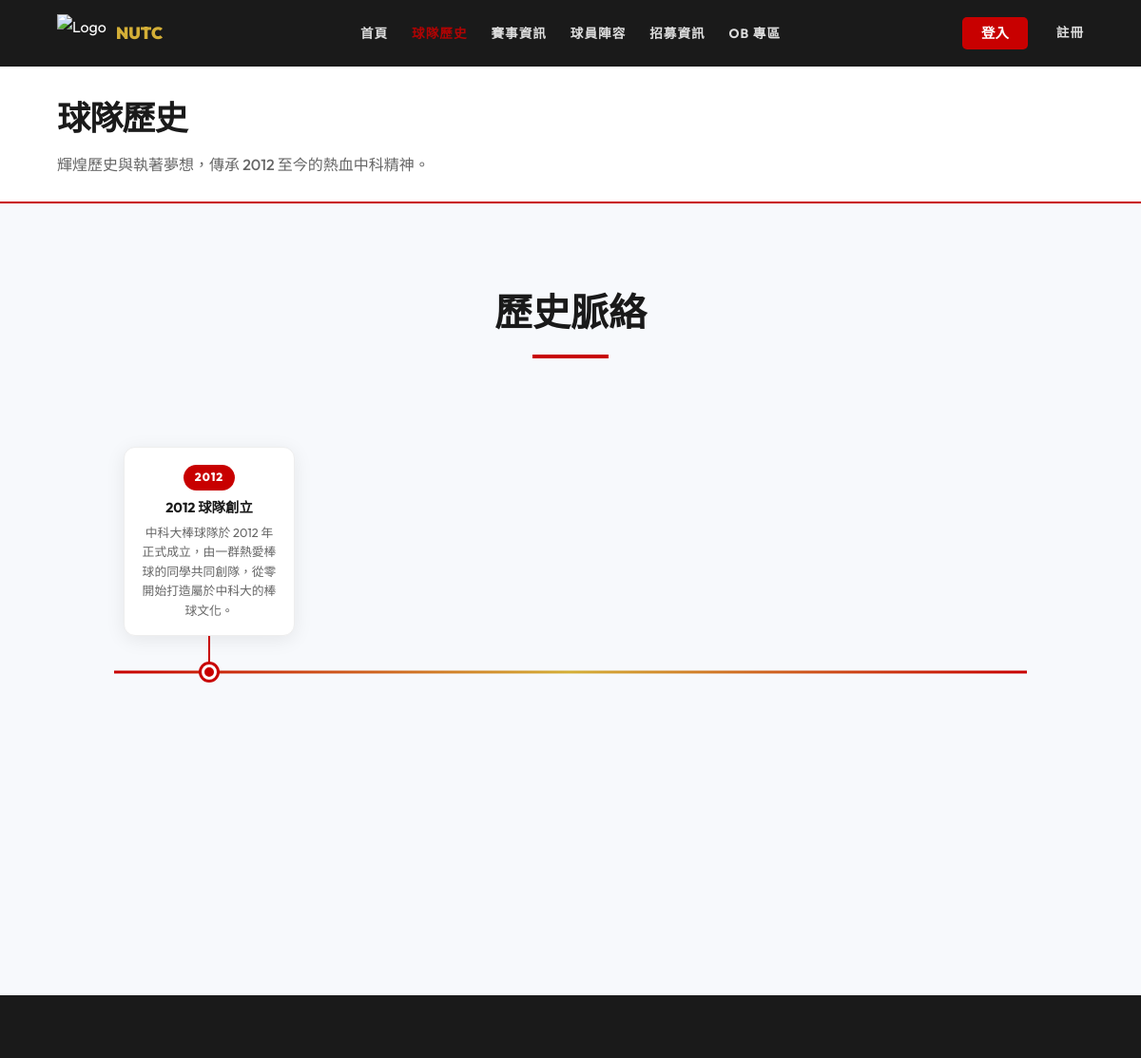
The page /about.php (upper part) on the database as committed earlier.
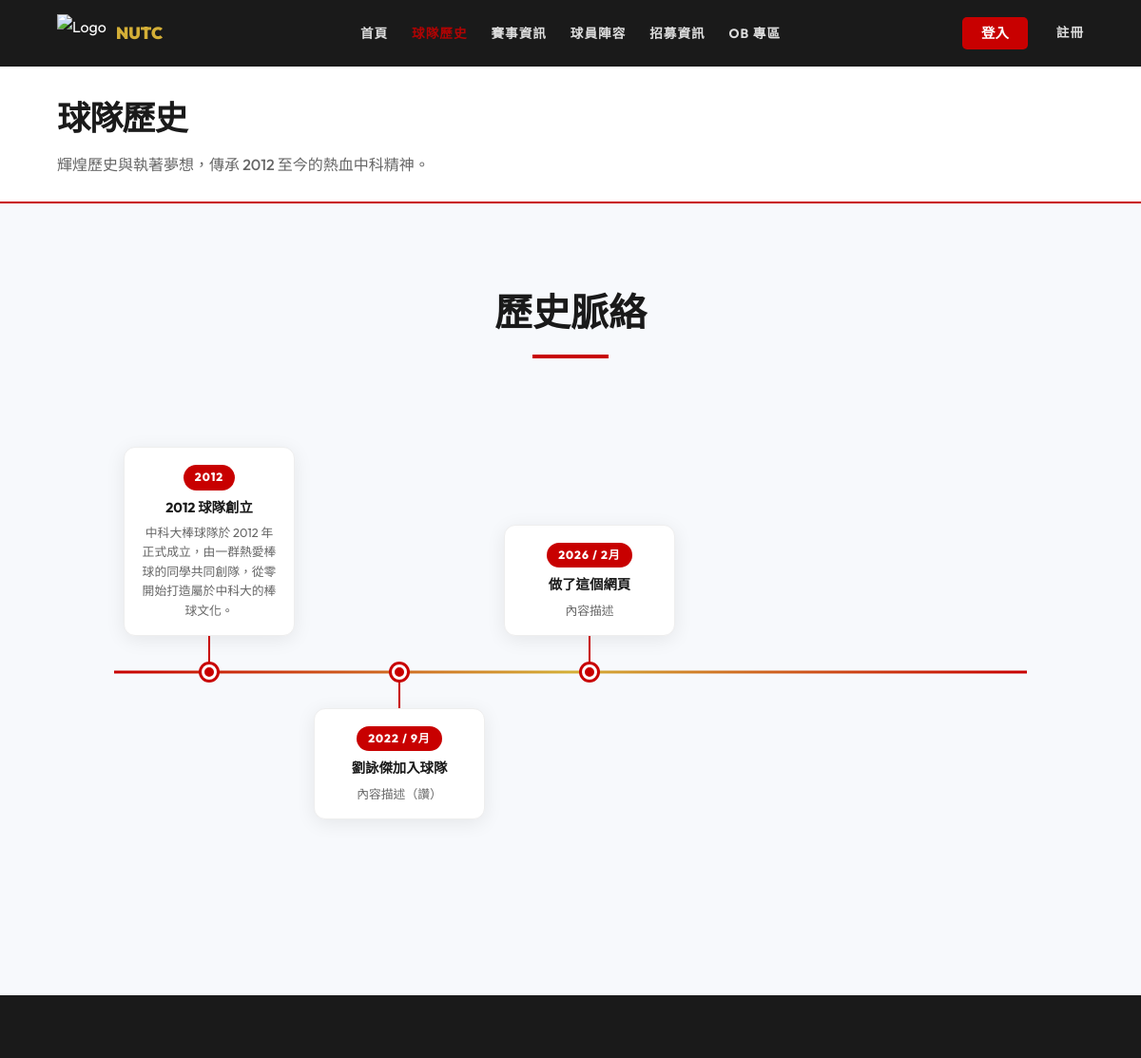
The same page on the database as committed later.
### tables this page shows
CREATE TABLE `teamhistory` (
  `History_Id` int(11) NOT NULL COMMENT '紀錄識別碼',
  `Team_Id` int(11) NOT NULL COMMENT '關聯 Team.team_Id',
  `title` varchar(100) NOT NULL COMMENT '標題',
  `content` text DEFAULT NULL COMMENT '詳細簡介內容',
  `start_year` int(11) DEFAULT NULL COMMENT '起始年份',
  `month` int(2) DEFAULT NULL
);

### includes/Database.php (called while the page is built, shortened)
<?php
class Database {
    private $pdo;
    public function __construct() {
        $host = 'localhost';
        $db   = 'baseball_web';
        $user = 'root';
        $pass = '';
        $charset = 'utf8mb4';
        $dsn = "mysql:host=$host;port=3306;dbname=$db;charset=$charset";
        $options = [
            PDO::ATTR_ERRMODE            => PDO::ERRMODE_EXCEPTION,
            PDO::ATTR_DEFAULT_FETCH_MODE => PDO::FETCH_ASSOC,
            PDO::ATTR_EMULATE_PREPARES   => false,
        ];
        try {
            $this->pdo = new PDO($dsn, $user, $pass, $options);
        } catch (\PDOException $e) {
            throw new \PDOException($e->getMessage(), (int)$e->getCode());
        }
    }
    public function getAll($table) {
        $stmt = $this->pdo->query("SELECT * FROM `$table`");
        return $stmt->fetchAll();
    }
}

### includes/config.php (called while the page is built, shortened)
<?php
require_once 'Database.php';
$db = new Database();
if (empty($db->getAll('teamhistory'))) {
    $historyData = [
        ['Team_Id' => 1, 'start_year' => 2012, 'title' => '2012 球隊創立', 'content' => '中科大棒球隊於 2012 年正式成立，由一群熱愛棒球的同學共同創隊，從零開始打造屬於中科大的棒球文化。'],
        ['Team_Id' => 1, 'start_year' => 2015, 'title' => '2015 首次全國賽', 'content' => '首次代表學校參加全國大專棒球聯賽，雖未晉級，但展現了球隊的成長與潛力，奠定日後征戰的基礎。'],
        ['Team_Id' => 1, 'start_year' => 2018, 'title' => '2018 女棒隊成立', 'content' => '為推廣女子棒球運動，中科大女棒隊於 2018 年正式成立，成為校內第一支女子棒球隊，吸引眾多女同學投入。'],
        ['Team_Id' => 1, 'start_year' => 2022, 'title' => '2022 聯賽佳績', 'content' => '在全國大專棒球聯賽中取得隊史最佳成績，球員們的努力與付出獲得肯定，激勵全隊持續向上。'],
    ];
    foreach ($historyData as $h) {
        $db->insert('teamhistory', $h);
    }
}

### about.php (the view, shortened to what this page needs)
<?php
require_once 'includes/header.php';
$histories = $db->getAll('teamhistory');
usort($histories, function($a, $b) {
    if ($a['start_year'] == $b['start_year']) {
        return (int)($a['month'] ?? 0) <=> (int)($b['month'] ?? 0);
    }
    return $a['start_year'] <=> $b['start_year'];
});
?>
<div class="page-header">
    <h1>球隊歷史</h1>
    <p>輝煌歷史與執著夢想，傳承 2012 至今的熱血中科精神。</p>
</div>
<section class="about-section-1">
    <div class="container">
        <div class="section-title">
            <h2>歷史脈絡</h2>
        </div>
        <div class="timeline-wrapper">
            <div class="timeline-container">
                <?php foreach ($histories as $index => $h): ?>
                    <div class="timeline-item">
                        <div class="timeline-card">
                            <div class="timeline-year">
                                <?= (int)$h['start_year'] ?>
                                <?php if (!empty($h['month'])): ?>
                                    <span>/ <?= (int)$h['month'] ?>月</span>
                                <?php endif; ?>
                            </div>
                            <h3><?= htmlspecialchars($h['title']) ?></h3>
                            <p><?= nl2br(htmlspecialchars($h['content'])) ?></p>
                        </div>
                        <div class="timeline-connector"></div>
                        <div class="timeline-dot"></div>
                    </div>
                <?php endforeach; ?>
            </div>
        </div>
    </div>
</section>
<section class="about-dark-section">
</section>
<?php require_once 'includes/footer.php'; ?>

Rows that differ between the two databases and show on the page:
added teamhistory: start_year "2022", month "9", title "劉詠傑加入球隊", content "內容描述（讚）"
added teamhistory: start_year "2026", month "2", title "做了這個網頁", content "內容描述"
